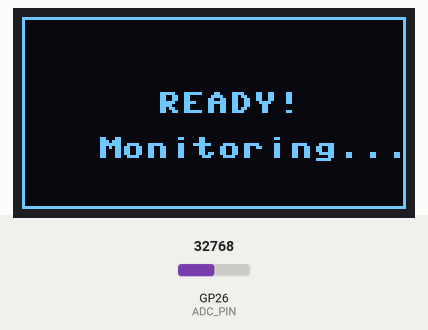
The program below on a simulated Raspberry Pi Pico running MicroPython. Shown: 128×64 one-colour display. The test bench sets the inputs (shaded band); at power-on: GP26 (ADC_PIN) = 32768 (analog values on the 0–65535 scale). The clock reads 2024-03-15 10:24:30 at power-on unless the program sets it; library files of the repository ran but are not shown: ssd1306.py; what the program prints to the serial console is not drawn.

Above: at 1.2 s.
At 2.8 s:
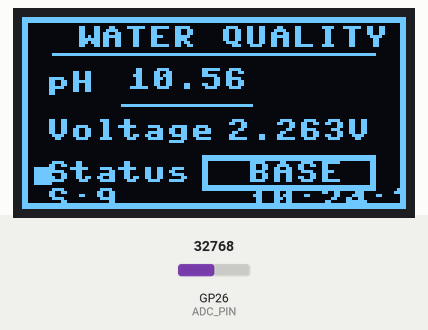
2.9 s: GP26 (ADC_PIN) set to 45874
At 3.5 s:
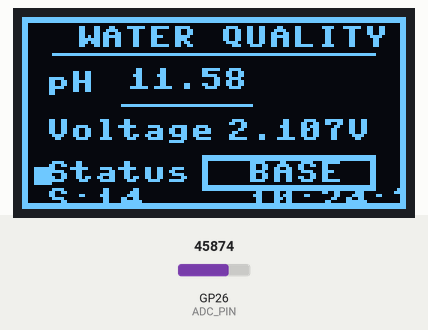
5.1 s: GP26 (ADC_PIN) set to 60656
At 5.5 s:
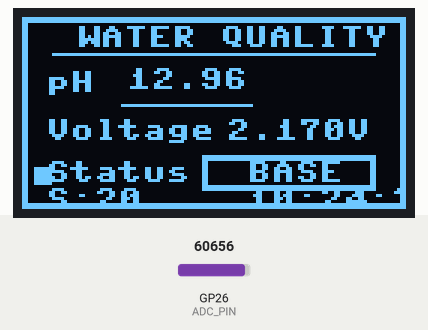
7.1 s: GP26 (ADC_PIN) set to 61872
At 18.4 s:
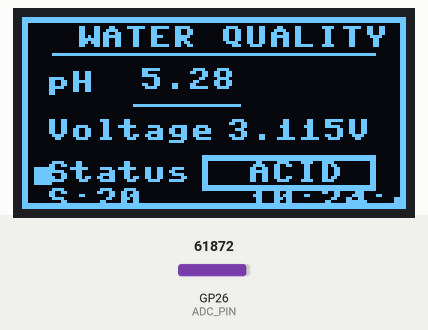
Timing chart, 0 to 19.1 s (numbered marks = the images above; inputs shaded):
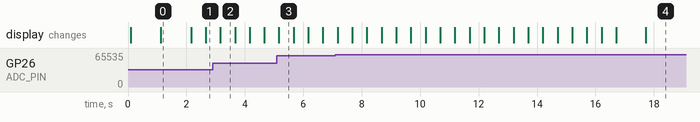

Measured:
- the behaviour switches between 61264 and 61280 on GP26 (ADC_PIN) (found by bisection; images 3 and 4)
- what the display in image 0 shows lasts 1.1 s, from 1.1 s to 2.2 s
- what the display in image 2 shows lasts 0.5 s, from 3.2 s to 3.7 s

The program:

main.py
```python
"""
Water Quality Monitor with pH Sensor
Raspberry Pi Pico 2 (RP2350)
Real-time Smooth Display
"""

import machine
import time
import sys

# Hardware configuration
I2C_ID = 1
SDA_PIN = 6
SCL_PIN = 7
OLED_ADDR = 0x3C
OLED_WIDTH = 128
OLED_HEIGHT = 64

ADC_PIN = 26
ADC_REF = 3.3
ADC_MAX = 65535

# Filter configuration
SAMPLING_INTERVAL_MS = 100
OLED_UPDATE_INTERVAL_MS = 500
SERIAL_INTERVAL_MS = 1000

# Filter yang lebih kuat
MEDIAN_FILTER_SIZE = 10
MOVING_AVERAGE_SIZE = 20
EMA_ALPHA = 0.20

# Calibration points (voltage, pH)
CAL_POINTS = [
    (3.2487, 4.01),
    (2.94870, 6.86),
    (2.52498, 9.18)
]
CAL_POINTS.sort(key=lambda x: x[0])

class pHMonitor:
    def __init__(self):
        print("\nInitializing pH Monitor...")

        # Initialize I2C
        try:
            self.i2c = machine.I2C(I2C_ID, sda=machine.Pin(SDA_PIN),
                                   scl=machine.Pin(SCL_PIN), freq=400000)
            devices = self.i2c.scan()
            print(f"I2C devices: {[hex(d) for d in devices]}")
        except Exception as e:
            print(f"I2C error: {e}")
            self.i2c = None

        # Initialize OLED
        self.oled = None
        self.oled_ok = False

        if self.i2c and OLED_ADDR in self.i2c.scan():
            try:
                from ssd1306 import SSD1306
                self.oled = SSD1306(OLED_WIDTH, OLED_HEIGHT, self.i2c, OLED_ADDR)
                self.oled.contrast(255)
                self.oled_ok = True
                print("✓ OLED initialized and working!")
            except Exception as e:
                print(f"OLED init failed: {e}")
                self.oled = None
                self.oled_ok = False
        else:
            print("✗ OLED not found")

        # Initialize ADC
        try:
            self.adc = machine.ADC(machine.Pin(ADC_PIN))
            print(f"✓ ADC initialized on GP{ADC_PIN}")
        except Exception as e:
            print(f"ADC init failed: {e}")
            raise

        # Filter buffers
        self.median_buffer = []
        self.moving_buffer = []
        self.ema_value = None

        # Data history untuk rata-rata
        self.ph_history = []
        self.voltage_history = []

        # Statistics
        self.raw_ph = 0.0
        self.filtered_ph = 0.0
        self.voltage = 0.0
        self.adc_value = 0

        # Display values
        self.display_ph = 7.0
        self.display_voltage = 2.9

        # Test ADC
        self.test_adc()

        # Show splash screen
        self.show_splash()

    def show_splash(self):
        """Tampilkan splash screen"""
        if not self.oled_ok or not self.oled:
            return

        try:
            self.oled.fill(0)
            self.oled.rect(0, 0, 128, 64, 1)
            self.oled.text("pH MONITOR", 20, 15, 1)
            self.oled.text("Raspberry Pi Pico 2", 5, 30, 1)
            self.oled.text("Loading...", 30, 45, 1)
            self.oled.show()
            time.sleep(1)

            self.oled.fill(0)
            self.oled.rect(0, 0, 128, 64, 1)
            self.oled.text("READY!", 45, 25, 1)
            self.oled.text("Monitoring...", 25, 40, 1)
            self.oled.show()
            time.sleep(0.5)

        except Exception as e:
            print(f"Splash error: {e}")

    def test_adc(self):
        try:
            raw = self.adc.read_u16()
            voltage = (raw / ADC_MAX) * ADC_REF
            print(f"ADC Test - Raw: {raw}, Voltage: {voltage:.3f}V")
        except Exception as e:
            print(f"ADC test error: {e}")

    def median_filter(self, value):
        try:
            self.median_buffer.append(value)
            if len(self.median_buffer) > MEDIAN_FILTER_SIZE:
                self.median_buffer.pop(0)

            if len(self.median_buffer) < MEDIAN_FILTER_SIZE:
                return value

            sorted_buffer = sorted(self.median_buffer)
            return sorted_buffer[MEDIAN_FILTER_SIZE // 2]
        except:
            return value

    def moving_average(self, value):
        try:
            self.moving_buffer.append(value)
            if len(self.moving_buffer) > MOVING_AVERAGE_SIZE:
                self.moving_buffer.pop(0)

            return sum(self.moving_buffer) / len(self.moving_buffer)
        except:
            return value

    def ema_filter(self, value):
        try:
            if self.ema_value is None:
                self.ema_value = value
            else:
                self.ema_value = EMA_ALPHA * value + (1 - EMA_ALPHA) * self.ema_value
            return self.ema_value
        except:
            return value

    def read_adc_voltage(self):
        try:
            raw = self.adc.read_u16()
            self.adc_value = raw
            return (raw / ADC_MAX) * ADC_REF
        except Exception as e:
            print(f"ADC read error: {e}")
            return 0.0

    def calculate_pH(self, voltage):
        try:
            if voltage <= CAL_POINTS[0][0]:
                v1, ph1 = CAL_POINTS[0]
                v2, ph2 = CAL_POINTS[1]
                slope = (ph2 - ph1) / (v2 - v1) if (v2 - v1) != 0 else 0
                return ph1 + slope * (voltage - v1)

            if voltage >= CAL_POINTS[-1][0]:
                v1, ph1 = CAL_POINTS[-2]
                v2, ph2 = CAL_POINTS[-1]
                slope = (ph2 - ph1) / (v2 - v1) if (v2 - v1) != 0 else 0
                return ph1 + slope * (voltage - v1)

            for i in range(len(CAL_POINTS) - 1):
                v1, ph1 = CAL_POINTS[i]
                v2, ph2 = CAL_POINTS[i + 1]
                if v1 <= voltage <= v2:
                    if v2 - v1 == 0:
                        return ph1
                    t = (voltage - v1) / (v2 - v1)
                    return ph1 + t * (ph2 - ph1)

            return CAL_POINTS[1][1]
        except:
            return 7.0  # Return neutral pH if error

    def get_pH_value(self):
        try:
            # Baca ADC
            self.voltage = self.read_adc_voltage()

            # Median filter pada voltage
            filtered_voltage = self.median_filter(self.voltage)

            # Hitung pH
            raw_ph = self.calculate_pH(filtered_voltage)
            self.raw_ph = raw_ph

            # Moving average
            avg_ph = self.moving_average(raw_ph)

            # EMA filter
            filtered_ph = self.ema_filter(avg_ph)
            self.filtered_ph = filtered_ph

            # Simpan ke history
            self.ph_history.append(filtered_ph)
            self.voltage_history.append(self.voltage)

            if len(self.ph_history) > MOVING_AVERAGE_SIZE:
                self.ph_history.pop(0)
                self.voltage_history.pop(0)

            return filtered_ph
        except Exception as e:
            print(f"get_pH error: {e}")
            return self.filtered_ph

    def get_average_values(self):
        try:
            if len(self.ph_history) > 0:
                avg_ph = sum(self.ph_history) / len(self.ph_history)
                avg_voltage = sum(self.voltage_history) / len(self.voltage_history)
                return avg_ph, avg_voltage
            else:
                return self.filtered_ph, self.voltage
        except:
            return self.filtered_ph, self.voltage

    def get_status(self, ph):
        if ph < 6.5:
            return "ACID"
        elif ph <= 8.5:
            return "NORMAL"
        else:
            return "BASE"

    def draw_oled(self):
        if not self.oled_ok or not self.oled:
            return

        try:
            # Dapatkan nilai rata-rata
            avg_ph, avg_voltage = self.get_average_values()

            # Update display values dengan smoothing
            self.display_ph = (0.7 * self.display_ph) + (0.3 * avg_ph)
            self.display_voltage = (0.7 * self.display_voltage) + (0.3 * avg_voltage)

            ph_display = self.display_ph
            volt_display = self.display_voltage

            # Clear
            self.oled.fill(0)

            # Border
            self.oled.rect(0, 0, 128, 64, 1)
            self.oled.rect(1, 1, 126, 62, 1)

            # Title
            self.oled.text("WATER QUALITY", 18, 3, 1)
            self.oled.hline(10, 12, 108, 1)

            # pH Value
            self.oled.text("pH", 8, 18, 1)
            ph_str = f"{ph_display:.2f}"
            ph_x = 55 - (len(ph_str) * 4)
            self.oled.text(ph_str, ph_x, 17, 1)
            self.oled.hline(ph_x - 2, 29, len(ph_str) * 8 + 4, 1)

            # Voltage
            self.oled.text("Voltage", 8, 34, 1)
            volt_str = f"{volt_display:.3f}V"
            self.oled.text(volt_str, 68, 34, 1)

            # Status
            status = self.get_status(ph_display)
            status_y = 48

            self.oled.text("Status", 8, status_y, 1)

            # Status box
            box_x = 60
            box_y = status_y - 2
            box_w = 58
            box_h = 12
            self.oled.rect(box_x, box_y, box_w, box_h, 1)
            self.oled.rect(box_x + 1, box_y + 1, box_w - 2, box_h - 2, 1)

            # Status text
            status_text = status
            text_x = box_x + (box_w - len(status_text) * 8) // 2 + 2
            self.oled.text(status_text, text_x, box_y + 2, 1)

            # Status indicator
            self.oled.fill_rect(4, status_y + 2, 6, 6, 1)

            # Time
            current_time = time.localtime()
            time_str = f"{current_time[3]:02d}:{current_time[4]:02d}:{current_time[5]:02d}"
            self.oled.text(time_str, 75, 57, 1)

            # Sample count
            sample_info = f"S:{len(self.ph_history)}"
            self.oled.text(sample_info, 8, 57, 1)

            self.oled.show()

        except Exception as e:
            print(f"OLED draw error: {e}")

    def print_serial(self):
        try:
            avg_ph, avg_voltage = self.get_average_values()
            status = self.get_status(avg_ph)
            print(f"pH: {avg_ph:.2f} | V: {avg_voltage:.4f} | {status} | ADC: {self.adc_value}")
        except Exception as e:
            print(f"Serial print error: {e}")

    def run(self):
        print("\n" + "="*50)
        print("pH MONITOR - Raspberry Pi Pico 2")
        print("="*50)
        print(f"OLED: {'✓ Working' if self.oled_ok else '✗ Not available'}")
        print(f"Sampling: {SAMPLING_INTERVAL_MS}ms")
        print(f"Display Update: {OLED_UPDATE_INTERVAL_MS}ms")
        print(f"Moving Average: {MOVING_AVERAGE_SIZE} samples")
        print(f"Median Filter: {MEDIAN_FILTER_SIZE} samples")
        print("\nCalibration points:")
        for v, ph in CAL_POINTS:
            print(f"  {v:.5f}V -> pH {ph:.2f}")
        print("="*50)
        print("Monitoring pH... Press Ctrl+C to stop\n")

        last_sample = time.ticks_ms()
        last_oled = time.ticks_ms()
        last_serial = time.ticks_ms()

        try:
            while True:
                now = time.ticks_ms()

                # Sampling
                if time.ticks_diff(now, last_sample) >= SAMPLING_INTERVAL_MS:
                    self.get_pH_value()
                    last_sample = now

                # Serial print
                if time.ticks_diff(now, last_serial) >= SERIAL_INTERVAL_MS:
                    self.print_serial()
                    last_serial = now

                # OLED update
                if time.ticks_diff(now, last_oled) >= OLED_UPDATE_INTERVAL_MS:
                    self.draw_oled()
                    last_oled = now

                time.sleep_ms(10)

        except KeyboardInterrupt:
            print("\n\nStopped by user")
            if self.oled_ok and self.oled:
                try:
                    self.oled.fill(0)
                    self.oled.rect(0, 0, 128, 64, 1)
                    self.oled.text("MONITOR", 30, 15, 1)
                    self.oled.text("STOPPED", 30, 30, 1)
                    self.oled.text("Press RESET", 20, 45, 1)
                    self.oled.show()
                except:
                    pass
            raise

# Main
if __name__ == "__main__":
    try:
        monitor = pHMonitor()
        monitor.run()
    except KeyboardInterrupt:
        print("\nProgram stopped by user")
    except Exception as e:
        print(f"\nError: {e}")
        sys.print_exception(e)

        # Try to show error on OLED
        try:
            if 'monitor' in locals() and monitor.oled_ok:
                monitor.oled.fill(0)
                monitor.oled.rect(0, 0, 128, 64, 1)
                monitor.oled.text("ERROR!", 35, 20, 1)
                error_str = str(e)[:14]
                monitor.oled.text(error_str, 20, 35, 1)
                monitor.oled.show()
        except:
            pass
```
